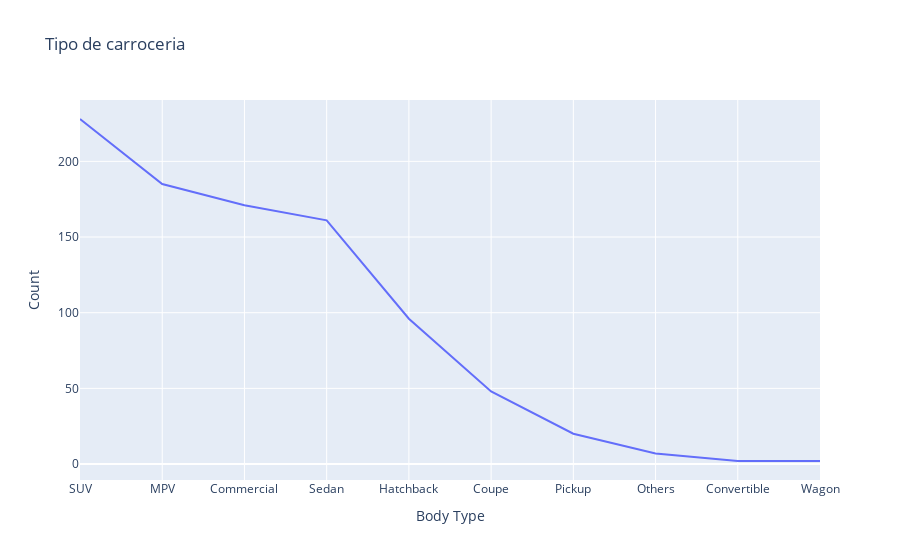

The notebook cell saved with this chart:
### Code cell
#Tipo de carroceria

tipo = df["Body Type"].value_counts().reset_index()
tipo.columns = ["Body Type","Count"]
fig = px.line(tipo,x="Body Type" , y="Count",title="Tipo de carroceria")
fig.show("png")

### Figure 1 — Plotly figure (JSON) as saved in the notebook; plotly's stock layout.template omitted (floating-point values rounded to 4 significant figures)
{"data": [{"hovertemplate": "Body Type=%{x}<br>Count=%{y}<extra></extra>", "legendgroup": "", "line": {"color": "#636efa", "dash": "solid"}, "marker": {"symbol": "circle"}, "mode": "lines", "name": "", "orientation": "v", "showlegend": false, "type": "scatter", "x": ["SUV", "MPV", "Commercial", "Sedan", "Hatchback", "Coupe", "Pickup", "Others", "Convertible", "Wagon"], "xaxis": "x", "y": [228, 185, 171, 161, 96, 48, 20, 7, 2, 2], "yaxis": "y"}], "layout": {"legend": {"tracegroupgap": 0}, "title": {"text": "Tipo de carroceria"}, "xaxis": {"anchor": "y", "domain": [0, 1], "title": {"text": "Body Type"}}, "yaxis": {"anchor": "x", "domain": [0, 1], "title": {"text": "Count"}}}}
